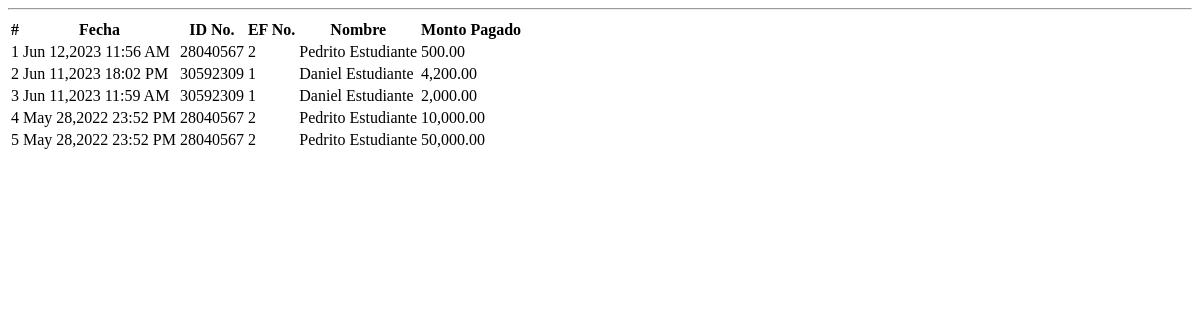
The app's page /home.php with its own data.
### tables this page shows
CREATE TABLE `payments` (
  `id` int(30) NOT NULL,
  `ef_id` int(30) NOT NULL,
  `amount` float NOT NULL,
  `remarks` text NOT NULL,
  `date_created` datetime NOT NULL DEFAULT current_timestamp() ON UPDATE current_timestamp()
);

CREATE TABLE `student` (
  `id` int(30) NOT NULL,
  `id_no` varchar(100) NOT NULL,
  `name` text NOT NULL,
  `contact` varchar(100) NOT NULL,
  `address` text NOT NULL,
  `email` varchar(200) NOT NULL,
  `date_created` datetime NOT NULL DEFAULT current_timestamp()
);

CREATE TABLE `student_ef_list` (
  `id` int(30) NOT NULL,
  `student_id` int(30) NOT NULL,
  `ef_no` varchar(200) NOT NULL,
  `course_id` int(30) NOT NULL,
  `total_fee` float NOT NULL,
  `date_created` datetime NOT NULL DEFAULT current_timestamp()
);

### home.php (the view, shortened to what this page needs)
<?php include 'db_connect.php' ?>
<div class="containe-fluid">
    <div class="row mt-3 ml-3 mr-3">
        <div class="col-lg-12">
            <div class="card">
                <div class="card-body">
                    <hr>
                    <table class="table table-condensed table-bordered table-hover">
                        <thead>
                            <tr>
                                <th class="text-center">#</th>
                                <th class="">Fecha</th>
                                <th class="">ID No.</th>
                                <th class="">EF No.</th>
                                <th class="">Nombre</th>
                                <th class="">Monto Pagado</th>
                            </tr>
                        </thead>
                        <tbody>
                            <?php
                            $i = 1;
                            $payments = $conn->query("SELECT p.*,s.name as sname, ef.ef_no,s.id_no FROM payments p inner join student_ef_list ef on ef.id = p.ef_id inner join student s on s.id = ef.student_id order by unix_timestamp(p.date_created) desc ");
                            if ($payments->num_rows > 0) :
                                while ($row = $payments->fetch_assoc()) :
                            ?>
                                    <tr>
                                        <td class="text-center"><?php echo $i++ ?></td>
                                        <td>
                                            <p><?php echo date("M d,Y H:i A", strtotime($row['date_created'])) ?></p>
                                        </td>
                                        <td>
                                            <p><?php echo $row['id_no'] ?></p>
                                        </td>
                                        <td>
                                            <p><?php echo $row['ef_no'] ?></p>
                                        </td>
                                        <td>
                                            <p><?php echo ucwords($row['sname']) ?></p>
                                        </td>
                                        <td class="text-right">
                                            <p><?php echo number_format($row['amount'], 2) ?></p>
                                        </td>
                                    </tr>
                                <?php
                                endwhile;
                            else :
                                ?>
                                <tr>
                                    <th class="text-center" colspan="7">Sin datos que mostrar.</th>
                                </tr>
                            <?php
                            endif;
                            ?>
                        </tbody>
                    </table>
                </div>
            </div>
        </div>
    </div>
</div>

### records on screen
payments: date_created "Jun 12,2023 11:56 AM", student.id_no "28040567", student_ef_list.ef_no "2", student.name "Pedrito Estudiante", amount "500.00"
payments: date_created "Jun 11,2023 18:02 PM", student.id_no "30592309", student_ef_list.ef_no "1", student.name "Daniel Estudiante", amount "4,200.00"
payments: date_created "Jun 11,2023 11:59 AM", student.id_no "30592309", student_ef_list.ef_no "1", student.name "Daniel Estudiante", amount "2,000.00"
payments: date_created "May 28,2022 23:52 PM", student.id_no "28040567", student_ef_list.ef_no "2", student.name "Pedrito Estudiante", amount "10,000.00"
payments: date_created "May 28,2022 23:52 PM", student.id_no "28040567", student_ef_list.ef_no "2", student.name "Pedrito Estudiante", amount "50,000.00"
